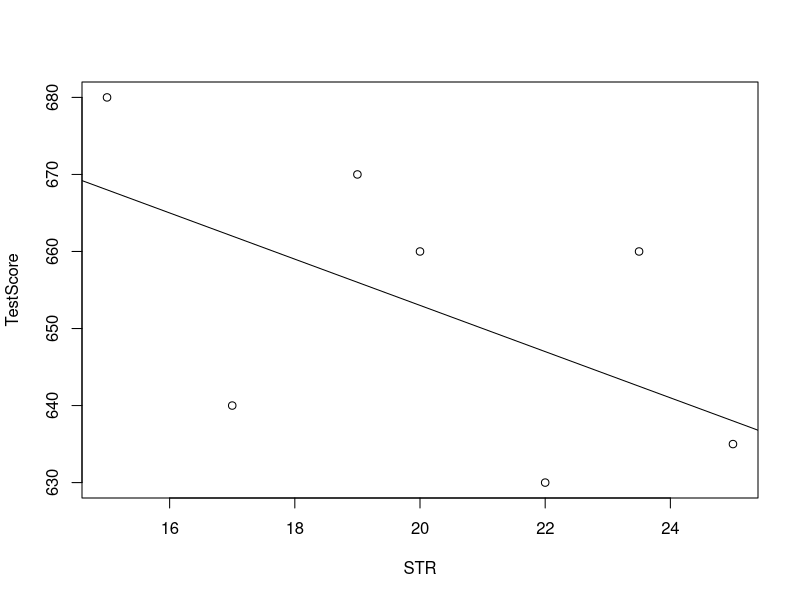
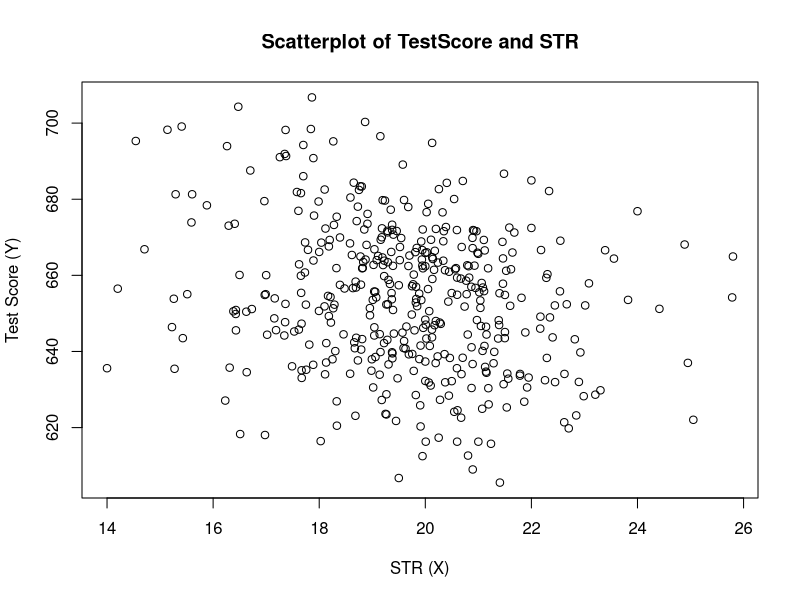
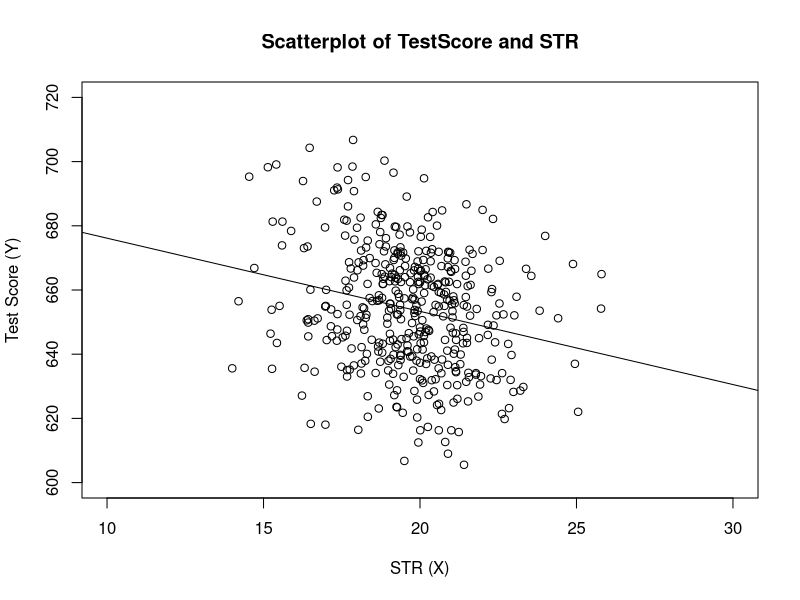
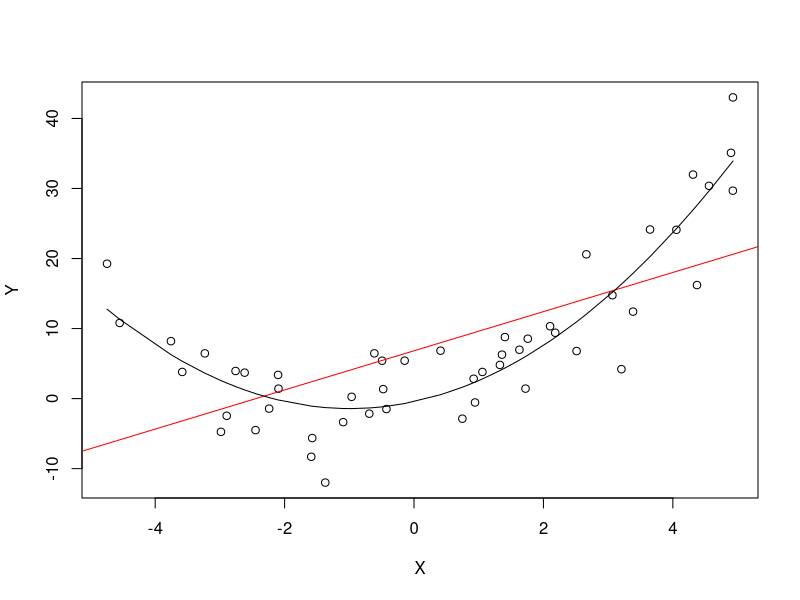
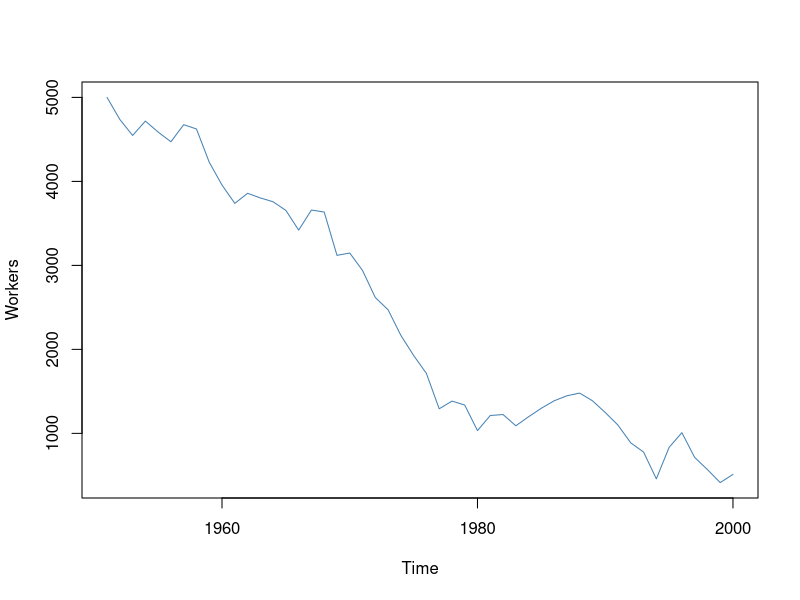
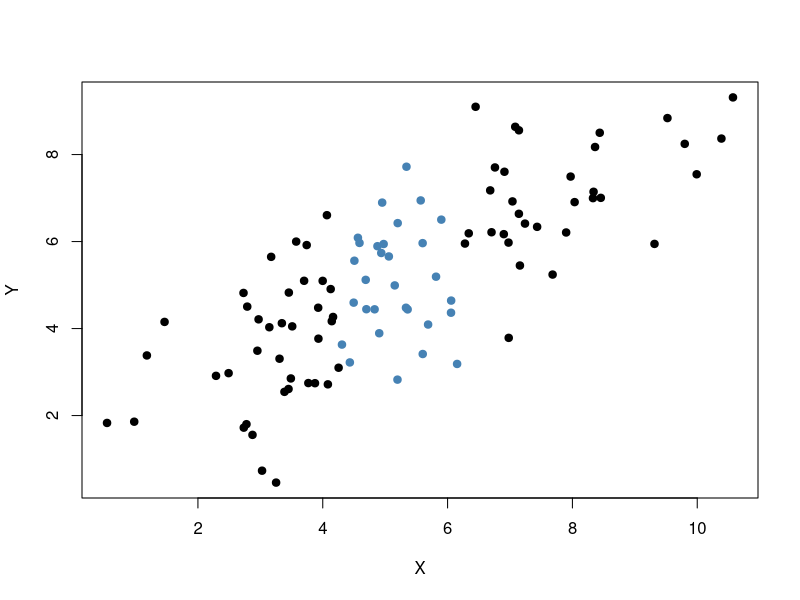
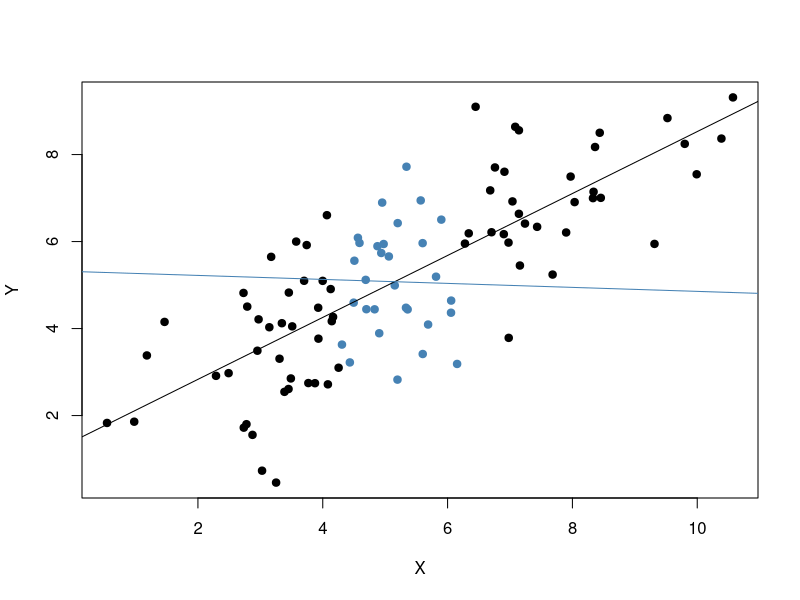
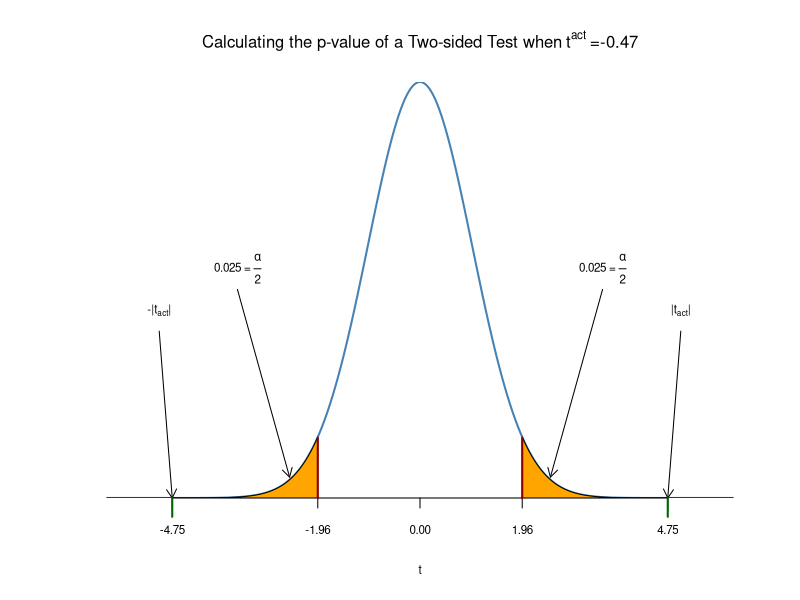

Reproduce these figures in R, in order.
## ---- chunk 1
knitr::opts_chunk$set(collapse = TRUE, comment = ">", 
                      fig.retina = 3, warning = FALSE, message = FALSE)
## ---- chunk 2
STR <- c(15, 17, 19, 20, 22, 23.5, 25)
TestScore <- c(680, 640, 670, 660, 630, 660, 635)
plot(TestScore ~ STR)
abline(a = 713, b = -3)
## ---- chunk 3

## ---- chunk 4
library(AER)
data(CASchools)
CASchools$STR <- CASchools$students/CASchools$teachers 
CASchools$score <- (CASchools$read + CASchools$math)/2
cor(CASchools$STR, CASchools$score)
plot(score ~ STR, 
     data = CASchools,
     main = "Scatterplot of TestScore and STR", 
     xlab = "STR (X)",
     ylab = "Test Score (Y)")
## ---- chunk 5

## ---- chunk 6
linear_model <- lm(score ~ STR, data = CASchools)
plot(score ~ STR, 
     data = CASchools,
     main = "Scatterplot of TestScore and STR", 
     xlab = "STR (X)",
     ylab = "Test Score (Y)",
     xlim = c(10, 30),
     ylim = c(600, 720))

# add the regression line
abline(linear_model) 
## ---- chunk 7

## ---- chunk 8
(mod_summary <- summary(linear_model))  
## ---- chunk 9
SSR <- sum(mod_summary$residuals^2)
TSS <- sum((CASchools$score - mean(CASchools$score))^2)
(R2 <- 1 - SSR/TSS)
n <- nrow(CASchools)
(SER <- sqrt(SSR / (n-2)))
## ---- chunk 10
set.seed(321)
X <- runif(50, min = -5, max = 5)
u <- rnorm(50, sd = 5)  
Y <- X^2 + 2 * X + u                
mod_simple <- lm(Y ~ X)
prediction <- predict(lm(Y ~ X + I(X^2)), data.frame(X = sort(X)))
plot(Y ~ X)
abline(mod_simple, col = "red")
lines(sort(X), prediction)
# 无条件均值为0
mean(resid(mod_simple))
## ---- chunk 11

## ---- chunk 12
set.seed(123)
Date <- seq(as.Date("1951/1/1"), as.Date("2000/1/1"), "years")
X <- c(5000, rep(NA, length(Date)-1))
for (i in 2:length(Date)) {
    X[i] <- -50 + 0.98 * X[i-1] + rnorm(n = 1, sd = 200)
}
plot(x = Date, y = X, type = "l", 
     col = "steelblue", ylab = "Workers", 
     xlab = "Time")
## ---- chunk 13

## ---- chunk 14
# load the MASS package
library(MASS)
set.seed(4)
bvndata <- mvrnorm(100, 
                mu = c(5, 5), 
                Sigma = cbind(c(5, 4), c(4, 5))) 
colnames(bvndata) <- c("X", "Y")
bvndata <- as.data.frame(bvndata)
set1 <- subset(bvndata, abs(mean(X) - X) > 1)
set2 <- subset(bvndata, abs(mean(X) - X) <= 1)
plot(set1, 
     xlab = "X", 
     ylab = "Y", 
     pch = 19)
points(set2, 
       col = "steelblue", 
       pch = 19)
## ---- chunk 15
lm.set1 <- lm(Y ~ X, data = set1)
lm.set2 <- lm(Y ~ X, data = set2)
coef(summary(lm.set1))
coef(summary(lm.set2))
plot(set1, xlab = "X", ylab = "Y", pch = 19)
points(set2, col = "steelblue", pch = 19)
abline(lm.set1, col = "black")
abline(lm.set2, col = "steelblue") 
## ---- chunk 16
data(CASchools)
CASchools$STR <- CASchools$students/CASchools$teachers
CASchools$score <- (CASchools$read + CASchools$math)/2
linear_model <- lm(score ~ STR, data = CASchools)
summary(linear_model)$coefficients
## ---- chunk 17
t <- seq(-6, 6, 0.01)
plot(x = t, 
     y = dnorm(t, 0, 1), 
     type = "l", 
     col = "steelblue", 
     lwd = 2, 
     yaxs = "i", 
     axes = F, 
     ylab = "", 
     main = expression("Calculating the p-value of a Two-sided Test when" ~ t^act ~ "=-0.47"), 
     cex.lab = 0.7,
     cex.main = 1)

tact <- -4.75
axis(1, at = c(0, -1.96, 1.96, -tact, tact), cex.axis = 0.7)
polygon(x = c(-6, seq(-6, -1.96, 0.01), -1.96),
        y = c(0, dnorm(seq(-6, -1.96, 0.01)), 0), 
        col = 'orange')
polygon(x = c(1.96, seq(1.96, 6, 0.01), 6),
        y = c(0, dnorm(seq(1.96, 6, 0.01)), 0), 
        col = 'orange')
arrows(-3.5, 0.2, -2.5, 0.02, length = 0.1)
arrows(3.5, 0.2, 2.5, 0.02, length = 0.1)
arrows(-5, 0.16, -4.75, 0, length = 0.1)
arrows(5, 0.16, 4.75, 0, length = 0.1)
text(-3.5, 0.22, 
     labels = expression("0.025"~"="~over(alpha, 2)),
     cex = 0.7)
text(3.5, 0.22, 
     labels = expression("0.025"~"="~over(alpha, 2)),
     cex = 0.7)
text(-5, 0.18, 
     labels = expression(paste("-|",t[act],"|")), 
     cex = 0.7)
text(5, 0.18, 
     labels = expression(paste("|",t[act],"|")), 
     cex = 0.7)
rug(c(-1.96, 1.96), ticksize  = 0.145, lwd = 2, col = "darkred")
rug(c(-tact, tact), ticksize  = -0.0451, lwd = 2, col = "darkgreen")
